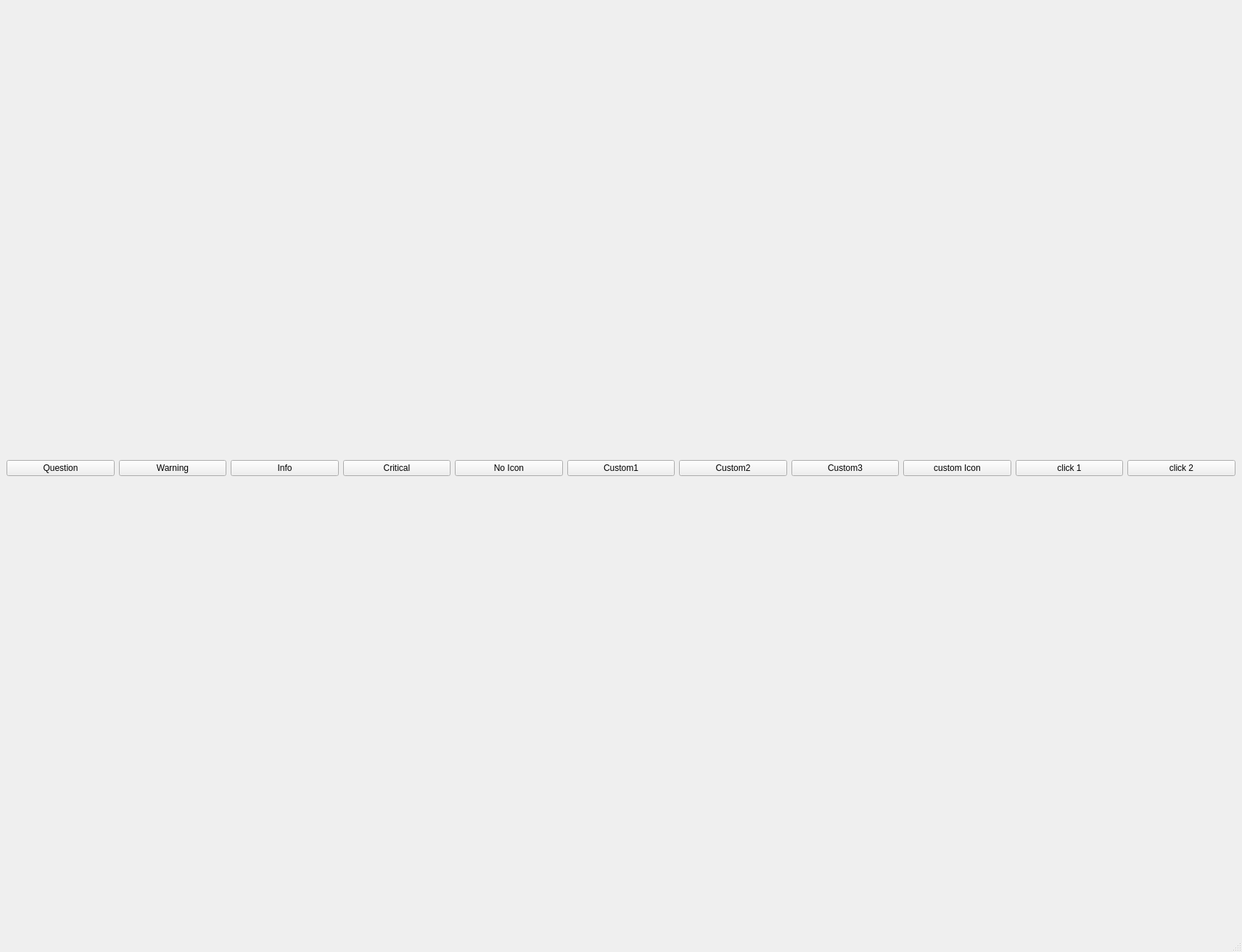
<?xml version="1.0" encoding="UTF-8"?>
<ui version="4.0">
 <class>MainWindow</class>
 <widget class="QMainWindow" name="MainWindow">
  <property name="geometry">
   <rect>
    <x>0</x>
    <y>0</y>
    <width>1712</width>
    <height>1312</height>
   </rect>
  </property>
  <property name="windowTitle">
   <string>MainWindow</string>
  </property>
  <widget class="QWidget" name="centralwidget">
   <layout class="QHBoxLayout" name="horizontalLayout">
    <item>
     <widget class="QPushButton" name="questionBtn">
      <property name="text">
       <string>Question</string>
      </property>
     </widget>
    </item>
    <item>
     <widget class="QPushButton" name="warnBtn">
      <property name="text">
       <string>Warning</string>
      </property>
     </widget>
    </item>
    <item>
     <widget class="QPushButton" name="infoBtn">
      <property name="text">
       <string>Info</string>
      </property>
     </widget>
    </item>
    <item>
     <widget class="QPushButton" name="criticalBtn">
      <property name="text">
       <string>Critical</string>
      </property>
     </widget>
    </item>
    <item>
     <widget class="QPushButton" name="noIconBtn">
      <property name="text">
       <string>No Icon</string>
      </property>
     </widget>
    </item>
    <item>
     <widget class="QPushButton" name="custom1Btn">
      <property name="text">
       <string>Custom1</string>
      </property>
     </widget>
    </item>
    <item>
     <widget class="QPushButton" name="custom2Btn">
      <property name="text">
       <string>Custom2</string>
      </property>
     </widget>
    </item>
    <item>
     <widget class="QPushButton" name="custom3Btn">
      <property name="text">
       <string>Custom3</string>
      </property>
     </widget>
    </item>
    <item>
     <widget class="QPushButton" name="custIcoBtn">
      <property name="text">
       <string>custom Icon</string>
      </property>
     </widget>
    </item>
    <item>
     <widget class="QPushButton" name="click1Btn">
      <property name="text">
       <string>click 1</string>
      </property>
     </widget>
    </item>
    <item>
     <widget class="QPushButton" name="click2Btn">
      <property name="text">
       <string>click 2</string>
      </property>
     </widget>
    </item>
   </layout>
  </widget>
  <widget class="QMenuBar" name="menubar">
   <property name="geometry">
    <rect>
     <x>0</x>
     <y>0</y>
     <width>1712</width>
     <height>39</height>
    </rect>
   </property>
  </widget>
  <widget class="QStatusBar" name="statusbar"/>
 </widget>
 <resources/>
 <connections/>
</ui>
